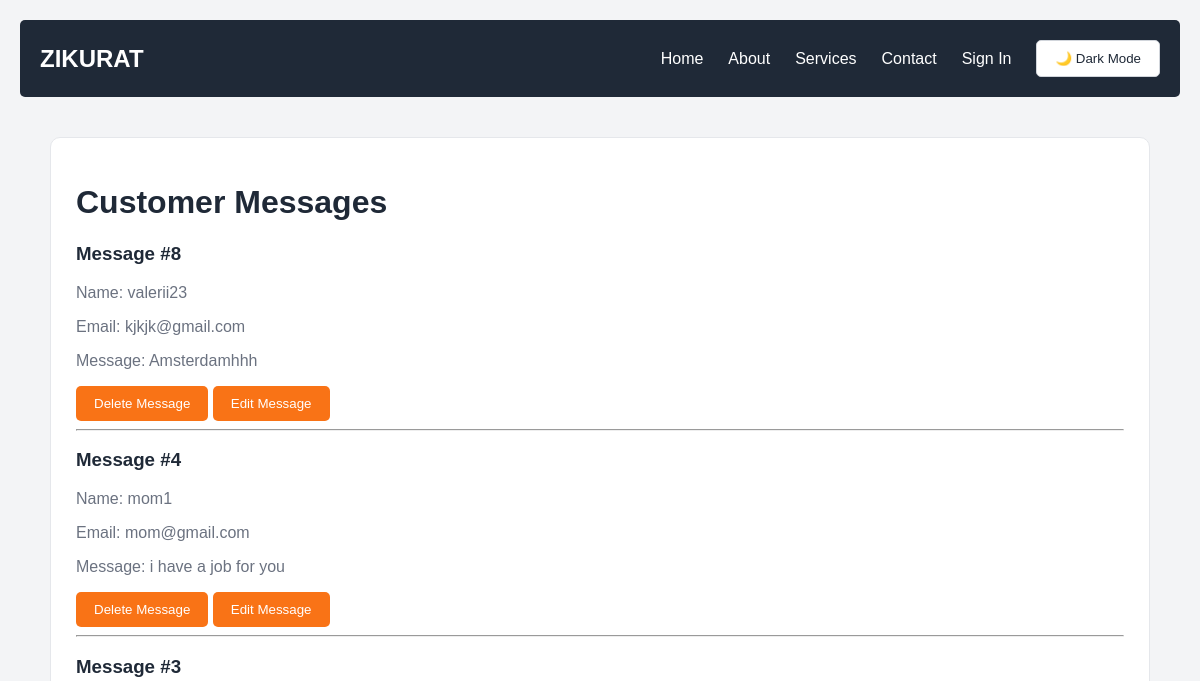
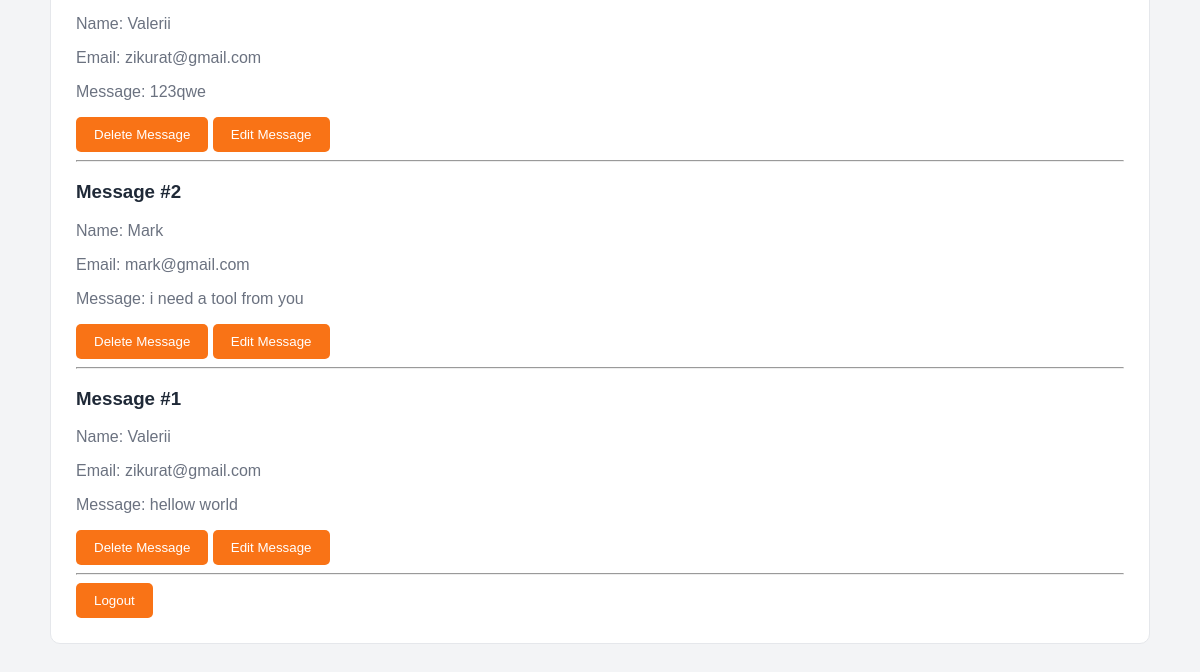
/admin/messages (signed in), run on an earlier commit of the app's database (2 pictures, top to bottom).
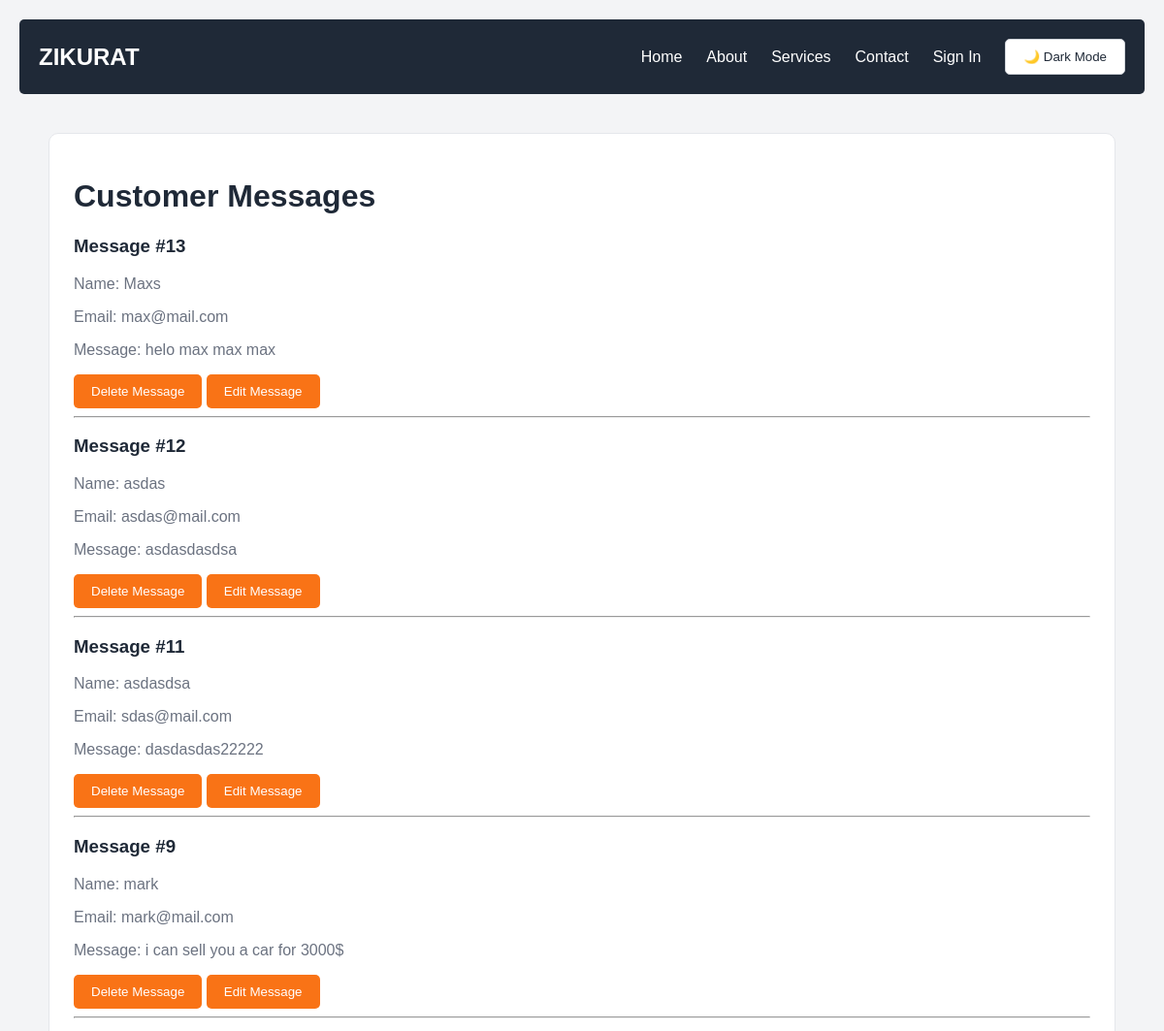
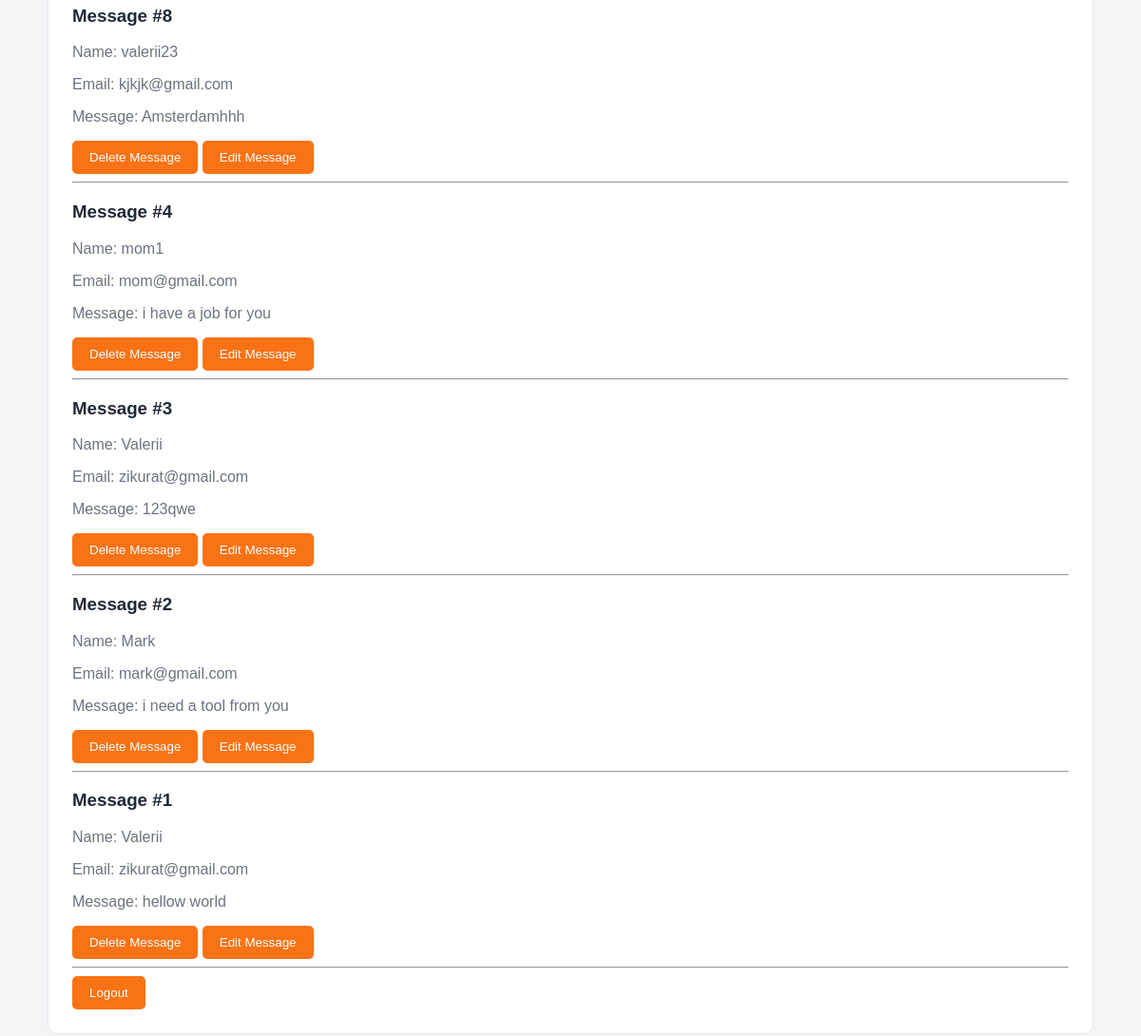
And on a later commit of the database (2 pictures, top to bottom).
### tables this page shows
CREATE TABLE messages (
            id INTEGER PRIMARY KEY AUTOINCREMENT,
            name TEXT NOT NULL,
            email TEXT NOT NULL,
            message TEXT NOT NULL
        );

### app.py (the view)
@app.route("/admin/messages")
@login_required
def admin_messages():
    connection = sqlite3.connect("messages.db")
    connection.row_factory = sqlite3.Row
    messages = connection.execute("SELECT * FROM messages ORDER BY id DESC").fetchall()
    connection.close()
    return render_template("admin_messages.html", messages=messages)

### app.py (called while the page is built)
def login_required(function):
    @wraps(function)
    def wrapper(*args, **kwargs):
        if not session.get("logged_in"):
            return redirect(url_for("login"))
        return function(*args, **kwargs)
    return wrapper

### templates/admin_messages.html (shortened to what this page needs)
{% extends "base.html" %}
{% block content %}
<h1>Customer Messages</h1>
{% if messages %}
{% for message in messages %}
<div>
    <h3>Message #{{ message["id"] }}</h3>
    <p>Name: {{ message["name"] }}</p>
    <p>Email: {{ message["email"] }}</p>
    <p>Message: {{ message["message"] }}</p>
    <form method="POST" action="{{ url_for('delete_message', message_id=message['id']) }}"
        onsubmit="return confirm('Are you sure you want to delete this message?');">
        <button type="submit">Delete Message</button>
        <a href="{{ url_for('edit_message', message_id=message['id']) }}">
            <button type="button">Edit Message</button>
        </a>
    </form>
    <hr>
</div>
{% endfor %}
{% else %}
<p>No messages found.</p>
{% endif %}
<form method="POST" action="{{ url_for('logout') }}">
    <button type="submit">Logout</button>
</form>
{% endblock %}

### templates/base.html (shortened to what this page needs)
<!DOCTYPE html>
<html lang="en">
<head>
    <link rel="stylesheet" href="{{ url_for('static', filename='style.css') }}">
</head>
<body>
    <nav>
        <div class="nav-container">
            <div class="logo">
                ZIKURAT
            </div>
            <div class="nav-links">
                <a href="{{ url_for('home') }}">Home</a>
                <a href="{{ url_for('about') }}">About</a>
                <a href="{{ url_for('services') }}">Services</a>
                <a href="{{ url_for('contact') }}">Contact</a>
                <a href="{{ url_for('login') }}">Sign In</a>
                <button id="theme-toggle">🌙 Dark Mode</button>
            </div>
        </div>
    </nav>
    <main>
        {% block content %}
        {% endblock %}
    </main>
</body>
</html>

### static/style.css (style rules this page uses)
:root { --bg-color: #F3F4F6; --surface-color: #FFFFFF; --text-color: #1F2937; --secondary-text: #6B7280; --nav-color: #1F2937; --border-color: #E5E7EB; --primary-color: #F97316; --primary-hover: #EA580C; }
* { box-sizing: border-box; }
body { background-color: var(--bg-color); color: var(--text-color); font-family: Arial, sans-serif; margin: 0; padding: 20px; transition: background-color 0.3s, color 0.3s; }
nav { background-color: var(--nav-color); padding: 20px; margin-bottom: 30px; border-radius: 5px; }
.nav-container { display: flex; justify-content: space-between; align-items: center; }
.logo { color: white; font-size: 24px; font-weight: bold; }
.nav-links { display: flex; align-items: center; gap: 25px; }
.nav-links a { color: white; text-decoration: none; transition: color 0.2s; }
main { max-width: 1100px; margin: 40px auto; padding: 25px; background-color: var(--surface-color); color: var(--text-color); border: 1px solid var(--border-color); border-radius: 10px; }
h1, h2, h3 { color: var(--text-color); }
p { color: var(--secondary-text); }
button { background-color: var(--primary-color); color: white; padding: 10px 18px; border: none; border-radius: 5px; cursor: pointer; transition: background-color 0.2s; }
#theme-toggle { background-color: white; color: #1F2937; border: 1px solid #D1D5DB; }

What changed in the data, as far as the page shows it:
added messages: id "13", name "Maxs", email "max@mail.com", message "helo max max max"
added messages: id "12", name "asdas", email "asdas@mail.com", message "asdasdasdsa"
added messages: id "11", name "asdasdsa", email "sdas@mail.com", message "dasdasdas22222"
added messages: id "9", name "mark", email "mark@mail.com", message "i can sell you a car for 3000$"
